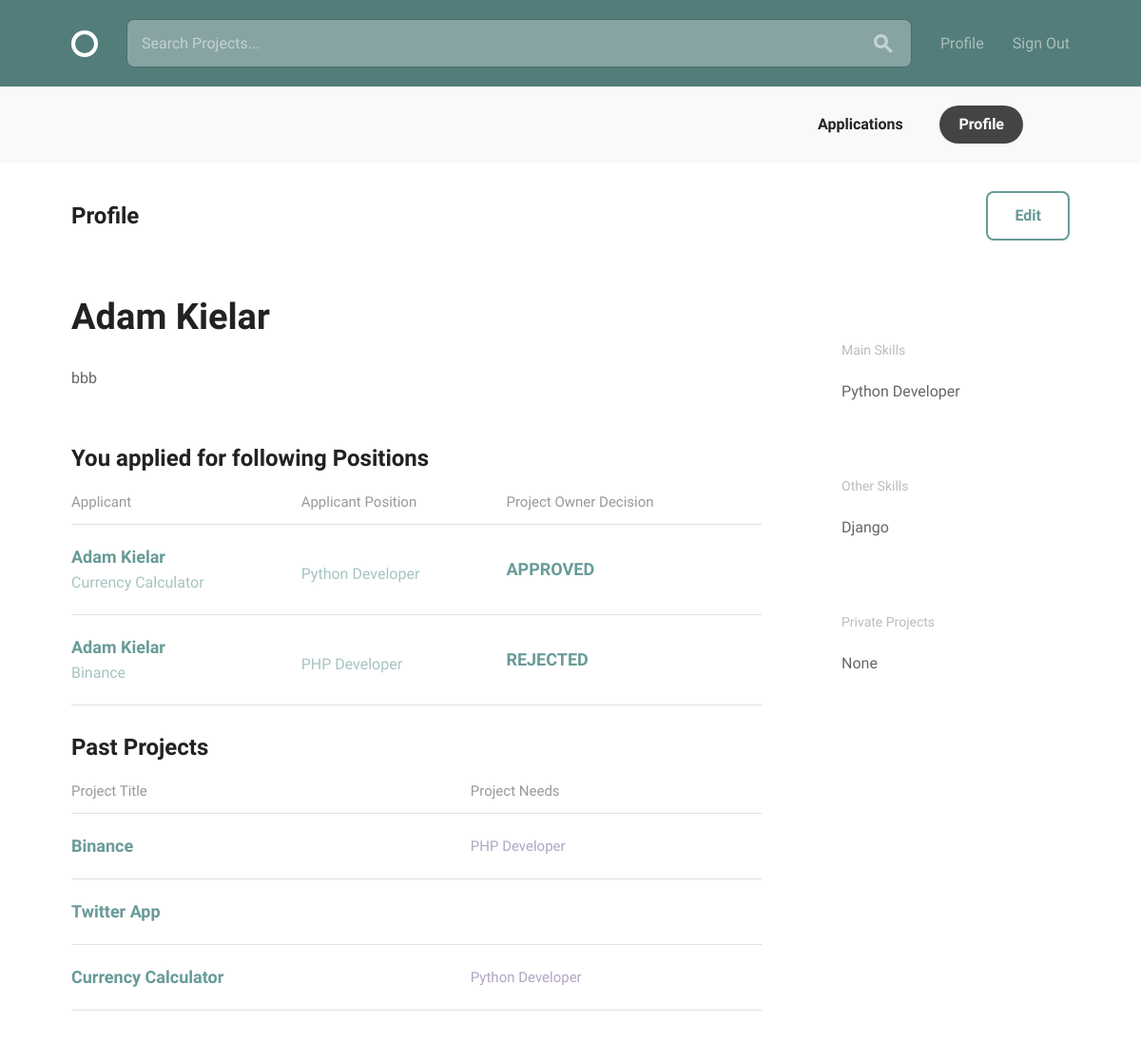
Page /profiles/profile/2/ (signed in) on the earlier database version.
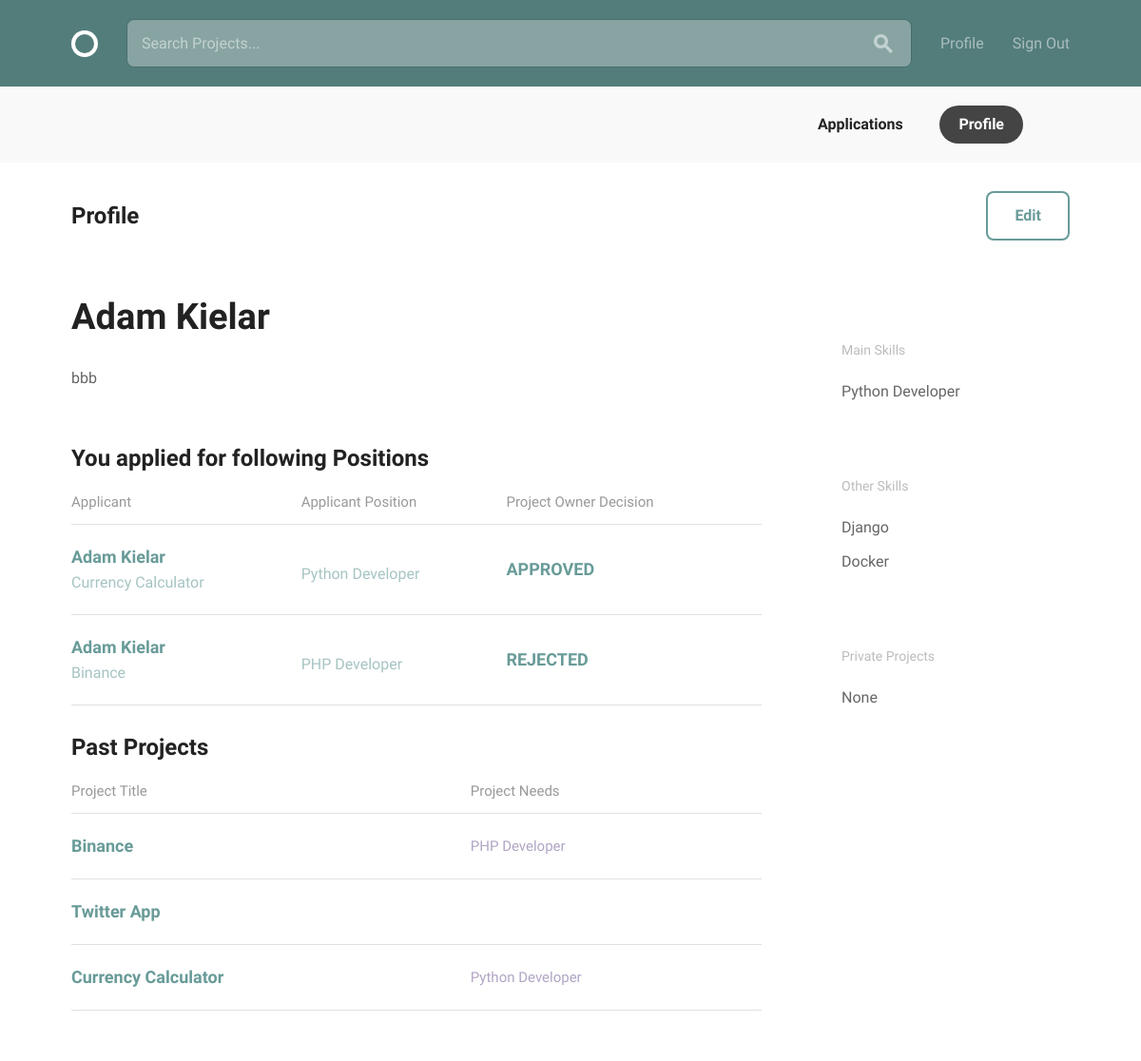
Same page on the later database version.
### projects/models.py (models this page shows, shortened)
class Applicant(models.Model):
    user_profile = models.ForeignKey(settings.AUTH_USER_MODEL,
                                     on_delete=models.CASCADE,
                                     related_name='applicants')
    project = models.ForeignKey('Project',
                                on_delete=models.CASCADE,
                                related_name='project_applicants')
    position = models.ForeignKey('Position',
                                 on_delete=models.CASCADE,
                                 related_name='position_applicants')
    applicant_status = models.CharField(max_length=255,
                                        choices=APPLICANT_STATUS,
                                        blank=True)
    created_at = models.DateTimeField(auto_now_add=True)
    class Meta:
        unique_together = ['user_profile', 'position']
        ordering = ['-created_at']

class Project(models.Model):
    owner = models.ForeignKey(settings.AUTH_USER_MODEL,
                              on_delete=models.CASCADE,
                              related_name='projects')
    title = models.CharField(max_length=255, unique=True)
    description = MarkdownxField(max_length=2500, default='')
    project_timeline = MarkdownxField(max_length=500, default='')
    applicant_requirements = MarkdownxField(max_length=500, default='')
    project_status = models.CharField(max_length=255,
                                      choices=PROJECT_STATUS,
                                      blank=True)
    slug = models.SlugField(allow_unicode=True, unique=True)
    created_at = models.DateTimeField(auto_now_add=True)
    class Meta:
        ordering = ['-created_at']

class Position(models.Model):
    project = models.ForeignKey('Project', on_delete=models.CASCADE)
    title = models.CharField(max_length=255, blank=True, default='')
    description = MarkdownxField(default='')
    main_skills = models.ManyToManyField('accounts.MainSkill',
                                         related_name='positions_main')
    other_skills = models.ManyToManyField('accounts.OtherSkill',
                                          related_name='positions_other')
    position_status = models.CharField(max_length=255,
                                       choices=POSITION_STATUS,
                                       blank=True)
    slug = models.SlugField(editable=False, blank=True)
    timeline = models.CharField(max_length=60, blank=True)
    created_at = models.DateTimeField(auto_now_add=True)
    class Meta:
        ordering = ['-created_at']

### accounts/models.py (models this page shows, shortened)
class User(AbstractBaseUser, PermissionsMixin):
    email = models.EmailField(verbose_name='email address', max_length=255, unique=True)
    full_name = models.CharField(max_length=255, blank=False, default='')
    avatar = CropperImageField(dimensions=(240, 240), linked=True, default='avatars/sample.png', upload_to='avatars/')
    bio = MarkdownxField()
    date_joined = models.DateTimeField(auto_now_add=True)
    main_skills = models.ManyToManyField('MainSkill', related_name='mainskills')
    other_skills = models.ManyToManyField('OtherSkill', related_name='otherskills')
    is_active = models.BooleanField(default=True)
    is_staff = models.BooleanField(default=False)
    objects = UserManager()
    USERNAME_FIELD = 'email'

class MainSkill(models.Model):
    name = models.CharField(max_length=255, unique=True)
    def __str__(self):
        return self.name

class OtherSkill(models.Model):
    user = models.ForeignKey(settings.AUTH_USER_MODEL,
                             on_delete=models.CASCADE,
                             related_name='user_skills')
    name = models.CharField(max_length=255, unique=True)
    def __str__(self):
        return self.name

class UserProject(models.Model):
    user = models.ForeignKey(settings.AUTH_USER_MODEL,
                             on_delete=models.CASCADE,
                             related_name='user_projects')
    project_name = models.CharField(max_length=255, blank=True, null=True)
    url = models.URLField()

### accounts/views.py (the view)
# urls.py: path('profile/<int:pk>/', views.ProfileDetail.as_view(), name='profile_detail'),
class ProfileDetail(LoginRequiredMixin, DetailView):
    model = User
    template_name = 'accounts/profile.html'
    def get_queryset(self):
        queryset = super(ProfileDetail, self).get_queryset()
        return queryset.filter(id__iexact=self.request.user.id)
    def get_context_data(self, **kwargs):
        context = super(ProfileDetail, self).get_context_data(**kwargs)
        context['search_form'] = SearchForm()
        context['user_projects'] = UserProject.objects.filter(user=self.request.user)
        context['projects'] = Project.objects.filter(owner=self.request.user)
        context['applicants'] = Applicant.objects.filter(user_profile=self.request.user)
        return context

### projects/forms.py
class SearchForm(forms.Form):
    q = forms.CharField(
        max_length=255,
        widget=forms.TextInput(
            attrs={
                'placeholder': 'Search Projects...',
            },
        ))

### accounts/templates/accounts/profile.html (shortened to what this page needs)
{% extends 'base.html' %}
{% load static %}
{% block body_content %}
  <div class="circle--actions--bar">
    <nav class="bounds">
      <ul class="circle--pill--list">
        <li><a href="{% url 'projects:applications' pk=user.id %}">Applications</a></li>
        <li><a class="selected" href="{% url 'accounts:profile_detail' pk=user.id %}">Profile</a></li>
      </ul>
    </nav>
  </div>
  <div class="bounds circle--page">
    <div class="circle--page--header circle--fluid">
      <div class="circle--fluid--cell circle--fluid--primary">
        <h2>Profile</h2>
      </div>
      <div class="circle--fluid--cell circle--fluid--secondary">
        <a class="button icon-on-left" href="{% url 'accounts:profile_edit' pk=user.id %}">Edit</a>
      </div>
    </div>
    <div class="grid-70">
      <h1>{{ user.full_name|title }}</h1>
      <div class="circle--article--body">
        <p>{{ user.bio }}</p>
      </div>
      <h2>You applied for following Positions</h2>
            <table class="u-full-width circle--table">
        <thead>
          <tr>
            <th>Applicant</th>
            <th class="circle--cell--right">Applicant Position</th>
            <th class="circle--cell--right">Project Owner Decision</th>
          </tr>
        </thead>
        <tbody>
        {% for applicant in applicants %}
          <tr class="clickable-row" data-href="{% url 'projects:project_detail' slug=applicant.project.slug %}">
            <td>
              <h3>{{ applicant.user_profile.full_name}}</h3>
              <p>{{ applicant.project.title }}</p>
            </td>
            <td class="circle--cell--right">
              <p>{{ applicant.position.title }}</p>
            </td>
            <td class="circle--cell--right">
              <h3>{{ applicant.applicant_status }}</h3>
            </td>
          </tr>
        {% endfor %}
        </tbody>
      </table>
      <h2>Past Projects</h2>
      <table class="u-full-width circle--table">
        <thead>
          <tr>
            <th>Project Title</th>
            <th class="circle--cell--right">Project Needs</th>
          </tr>
        </thead>
        <tbody>
        {% for project in projects %}
          <tr class="clickable-row" data-href="{% url 'projects:project_detail' slug=project.slug %}">
            <td>
              <h3>{{ project.title|title }}</h3>
            </td>
            <td class="circle--cell--right">
            {% for position in project.position_set.all %}
              <span class="secondary-label">{{ position.title }}</span>
              {% endfor %}
            </td>
          </tr>
          {% endfor %}
        </tbody>
      </table>
    </div>
    <div class="grid-25 grid-push-5">
      <div class="circle--secondary--module">
      </div>
    <div class="circle--secondary--module">
        <h4>Main Skills</h4>
        <ul class="circle--link--list">
        {% for skill in user.main_skills.all %}
          <li>
            {{ skill }}
          </li>
          {% endfor %}
        </ul>
    </div>
      <div class="circle--secondary--module">
        <h4>Other Skills</h4>
        <ul class="circle--link--list">
        {% for skill in user.other_skills.all %}
          <li>
            {{ skill }}
          </li>
          {% endfor %}
      </div>
      <div class="circle--secondary--module">
        <h4>Private Projects</h4>
        <ul class="circle--link--list">
          {% for project in user_projects %}
          <li>
            {{ project.project_name }}
          </li>
          {% endfor %}
        </ul>
      </div>
    </div>
  </div>
  {% endblock body_content %}

Differences in the rows shown:
now on this page (row edited): OtherSkill: name "Docker"
